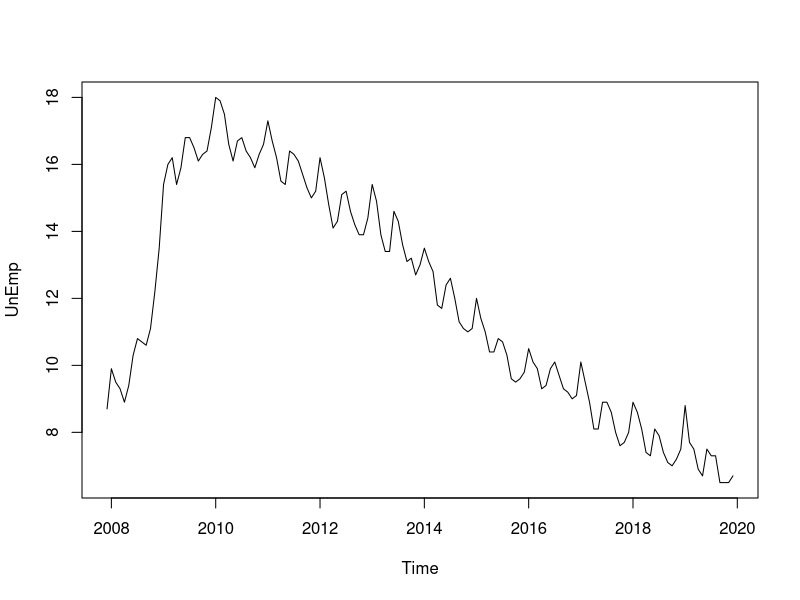
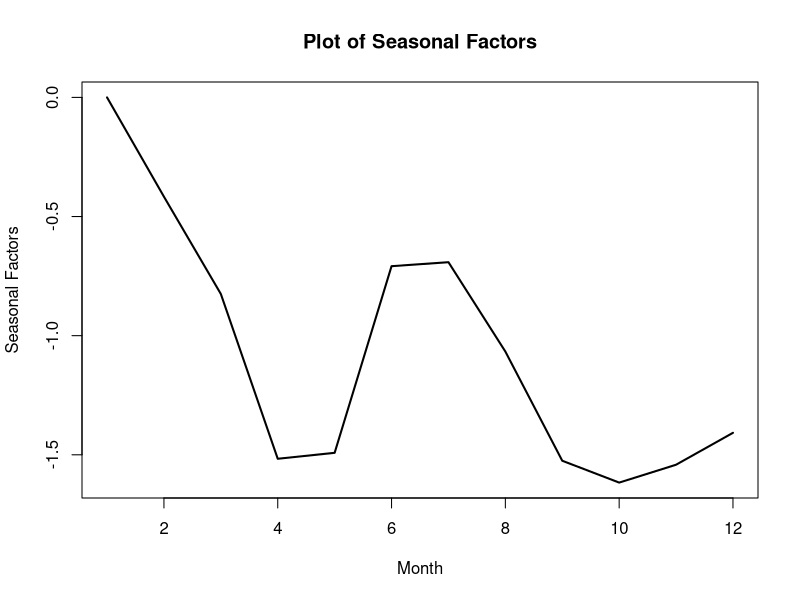
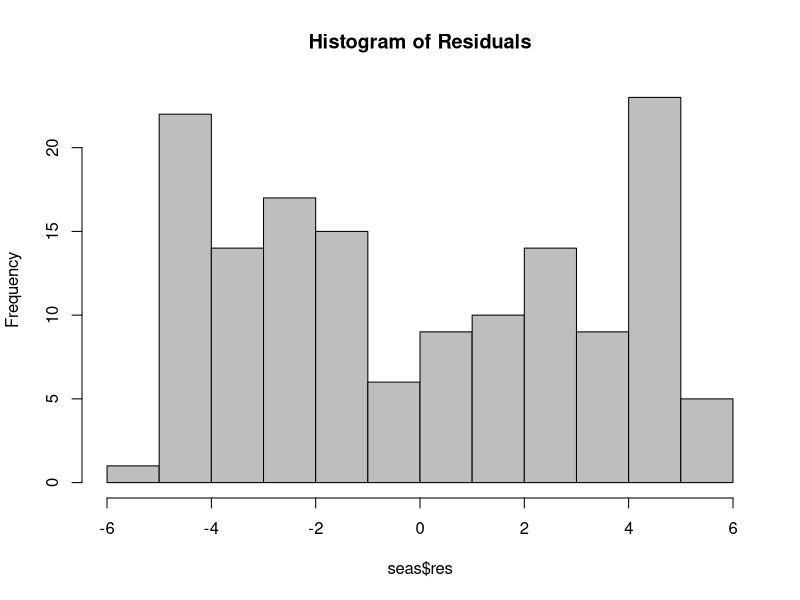
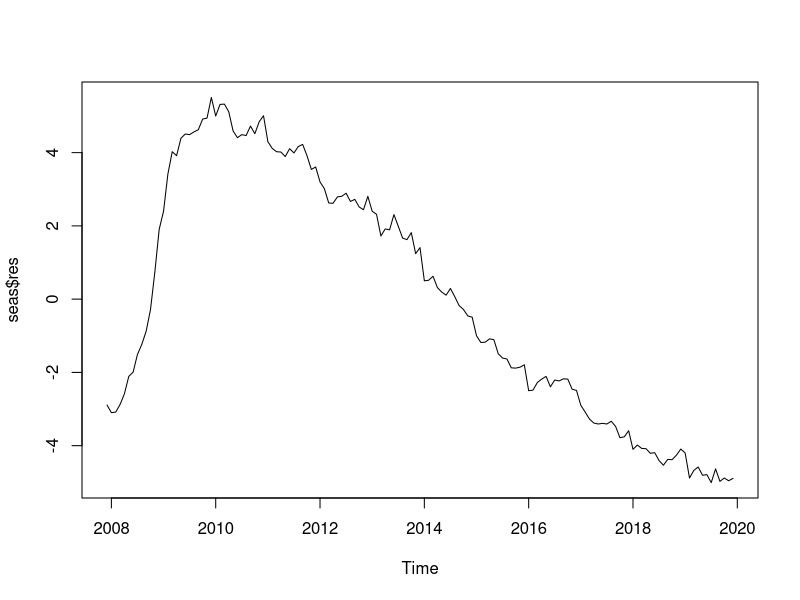
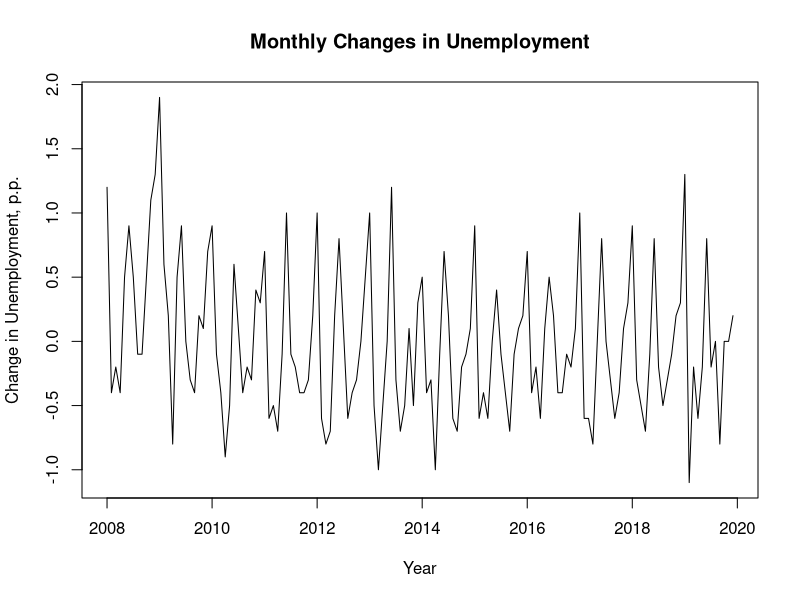
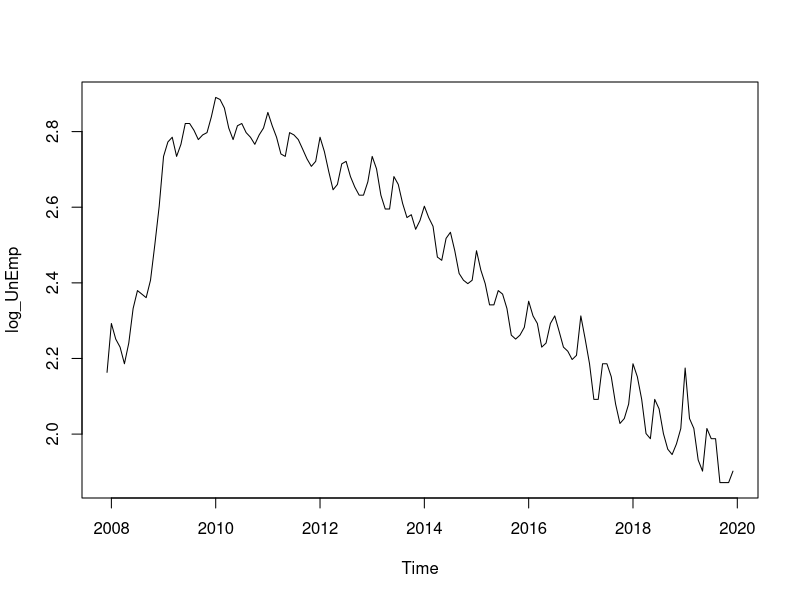
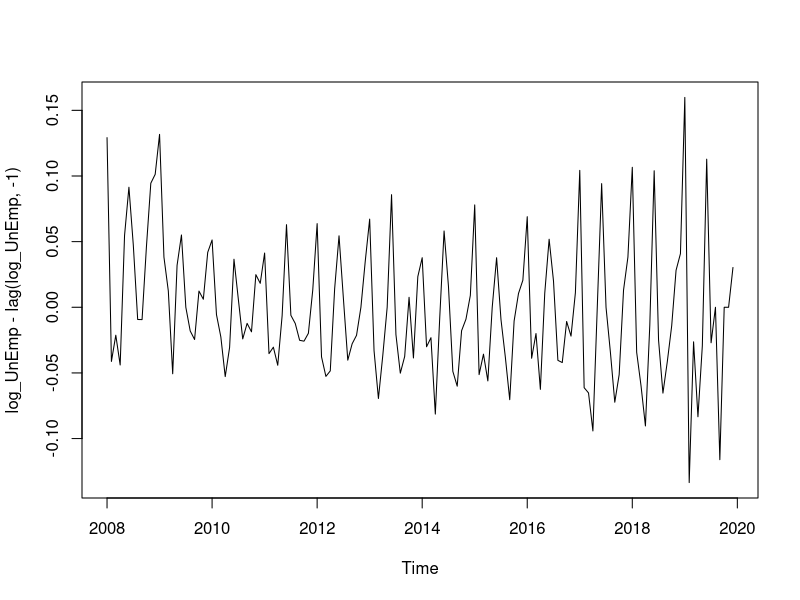
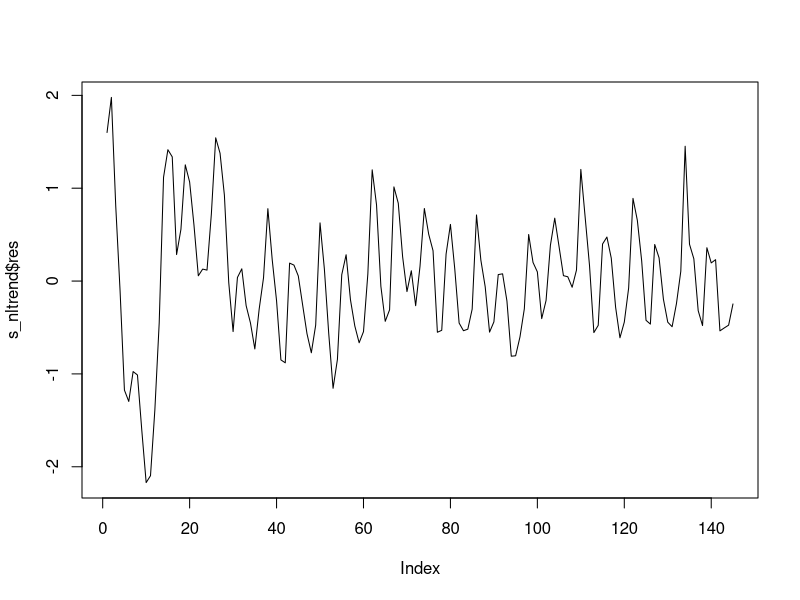

Here is the R script that generated these plots, in order:
## ---- chunk 1
library(forecast, quietly=TRUE) # silently imports the library
library(stats)
rm(list=ls()) # removes previous variables
## ---- chunk 2
csv<-read.csv('rawdata.csv', header = TRUE)
names(csv)=c('date','unemp')
head(csv)
## ---- chunk 3
head(csv[-(1:167),])
## ---- chunk 4
UnEmp=ts(csv$unemp[-(1:167)],start=c(2007,12),freq=12)
plot(UnEmp)
## ---- chunk 5
seas=tslm(UnEmp~season)
(s_seas=summary(seas))
## ---- chunk 6
seas_factors=seas$coef
seas_factors[1]=0 # throw out the intercept
names(seas_factors)[1]='season1'
plot(seas_factors, type='l', lwd=2,
     xlab="Month", ylab='Seasonal Factors',
     main="Plot of Seasonal Factors")
## ---- chunk 7
hist(seas$res,main='Histogram of Residuals',col='grey')
plot(seas$res)

## ---- chunk 8
d_UnEmp=UnEmp-lag(UnEmp,-1)
d_UnEmp
plot(d_UnEmp,
     xlab='Year',
     ylab='Change in Unemployment, p.p.',
     main='Monthly Changes in Unemployment')
## ---- chunk 9
log_UnEmp=log(UnEmp)
plot(log_UnEmp)
plot(log_UnEmp-lag(log_UnEmp,-1))
## ---- chunk 10
adj_t=time(UnEmp)-2008
nltrend=nls(UnEmp~a*exp(-k*adj_t)+b*adj_t+c*adj_t**2+f,
    start=c(a=-10,k=1,b=-1,c=0,f=20))
s_nltrend=summary(nltrend)
print(s_nltrend)
# residual plot
plot(s_nltrend$res,type='l')

trend_res=ts(s_nltrend$res,start=c(2007,12),freq=12)
trend_fitted=UnEmp-trend_res

plot(UnEmp)
lines(trend_fitted,col='red')

# seasonal model on the residuals of trend
seas_on_res=tslm(trend_res~season)
s_seas_on_res=summary(seas_on_res)
print(s_seas_on_res)

# residuals of seasonal model
plot(s_seas_on_res$res)


plot(UnEmp)
lines(trend_fitted+seas_on_res$fitted.values,col='red')
